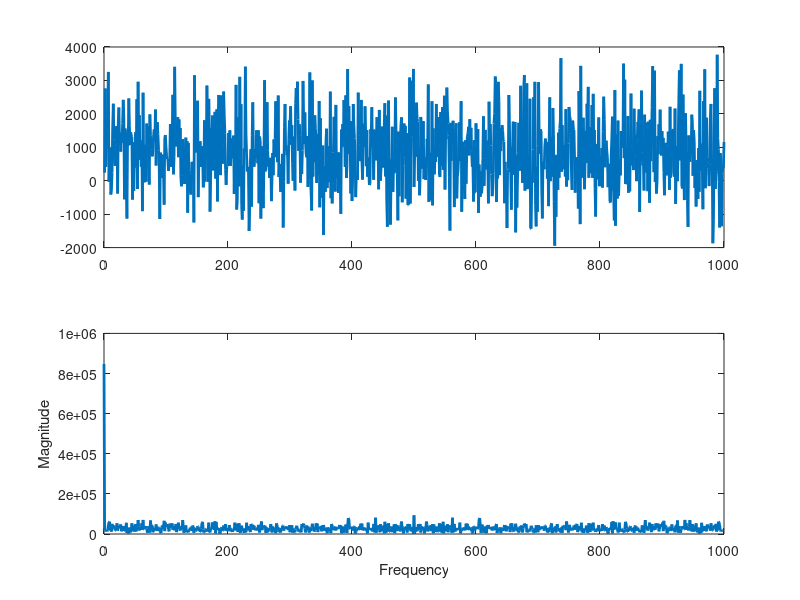
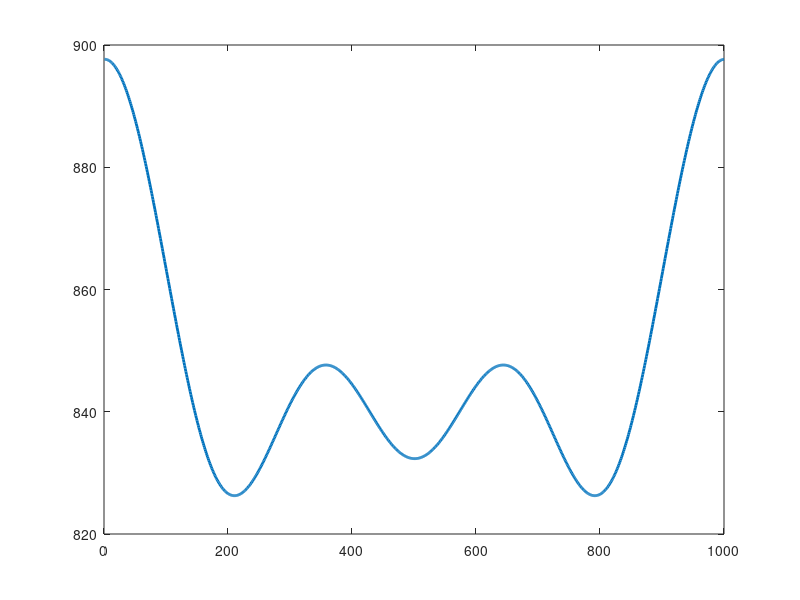
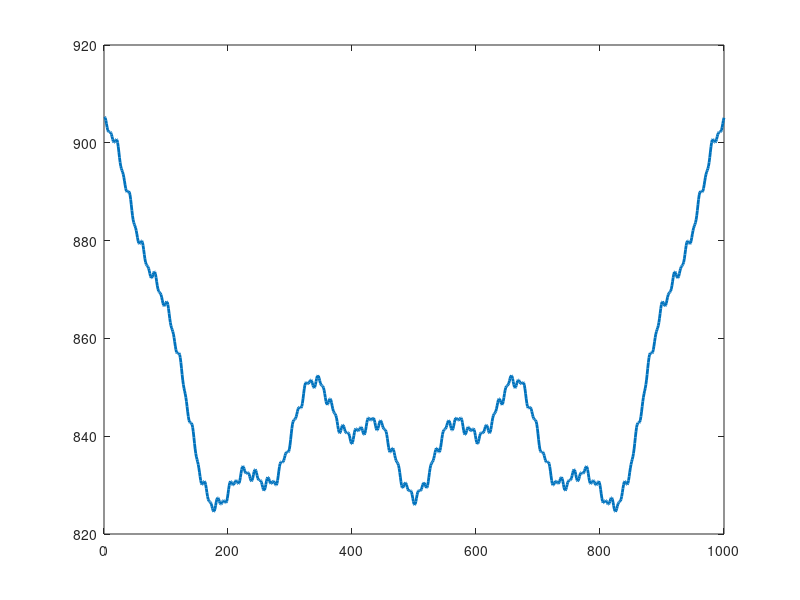
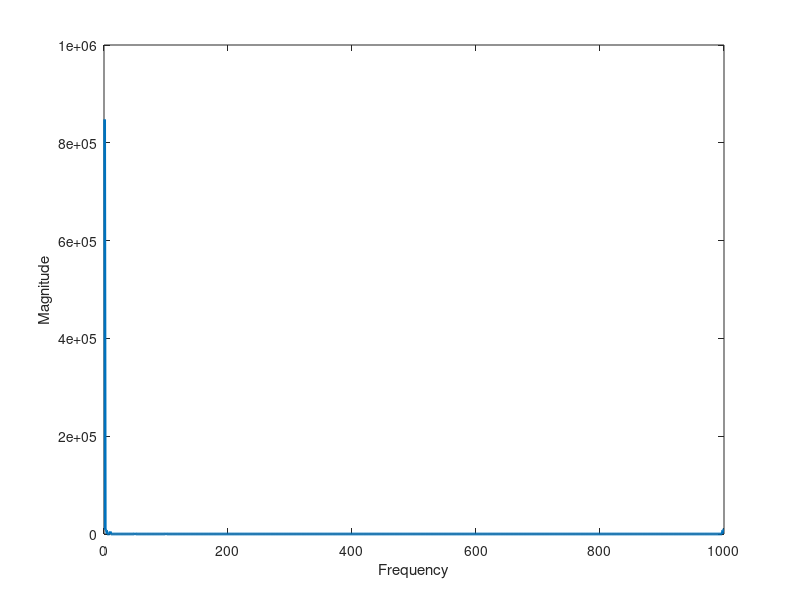

MATLAB code to generate these figures, in order:
close all
fs = 1000;
nfft = 1000;
flat = ones(fs, 1);
flat = flat*800;
noise = randn(fs, 1) * 1000;
bty = flat + noise;
%% FFT
fft_bty = fft(bty,nfft);
f = (0:nfft-1)*fs/nfft;
subplot(2,1,1)
plot(bty,'linewidth',2)
subplot(2,1,2)
plot(f,abs(fft_bty),'linewidth',2)
xlabel('Frequency')
ylabel('Magnitude')
%% Cut and iFFT
fft_bty_aftercut = abs(fft_bty);
fft_bty_aftercut(5:end) = 0;
bty_aftercut = ifft(fft_bty_aftercut);
bty_aftercut = abs(bty_aftercut);
figure
plot(bty_aftercut,'linewidth',2)
save('bty_aftercut.mat','bty_aftercut');
%% Re-add Noise
load bty_aftercut.mat
fft_bty_aftercut = abs(fft(bty_aftercut));
fft_bty_aftercut(10) = 5*10^3;
fft_bty_aftercut(50) = 1*10^3;
fft_bty_aftercut(100) = 7*10^2;
% fft_bty_aftercut(500) = 1*10^2;
bty_aftercut = abs(ifft(fft_bty_aftercut));
figure
plot(bty_aftercut,'linewidth',2)
figure
plot(abs(fft_bty_aftercut),'linewidth',2)
xlabel('Frequency')
ylabel('Magnitude')